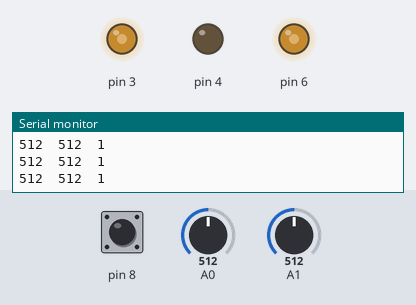
The sketch below on a simulated Arduino Uno, built with avr-gcc and run on an emulated ATmega328P. Shown: output pins drawn as LEDs (lit = HIGH), the last lines printed to the serial monitor. Inputs (shaded band) come from the test bench; at power-on: A0 = 512, A1 = 512, pin 8 HIGH.

Above: at 1.2 s.
1.3 s: A0 set to 716
At 2.3 s:
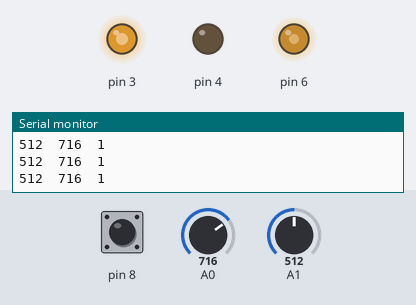
2.8 s: A1 set to 716
At 3.8 s:
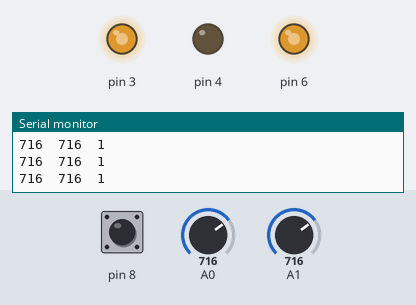
4.3 s: pin 8 pulled LOW for 0.15 s
At 4.43 s:
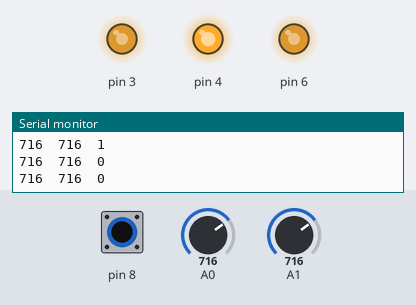
6.0 s: A0 set to 900
At 7.0 s:
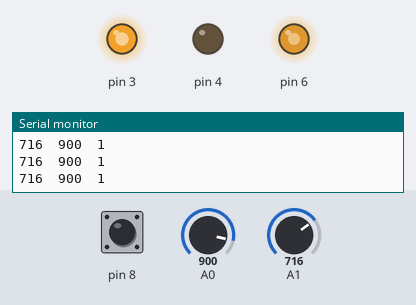
7.5 s: A1 set to 1023
At 8.5 s:
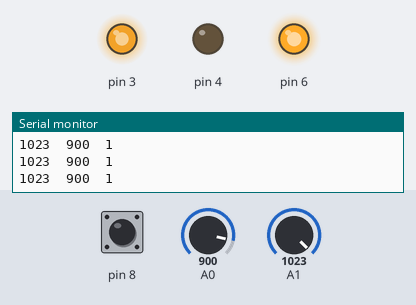
9.0 s: A0 set to 0
At 10.1 s:
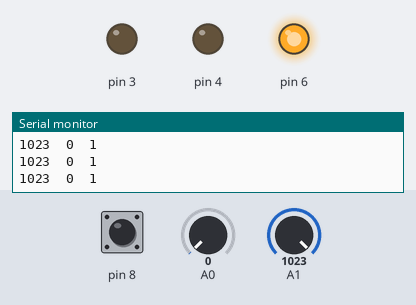
Timing chart, 0 to 11.5 s (numbered marks = the images above; inputs shaded):
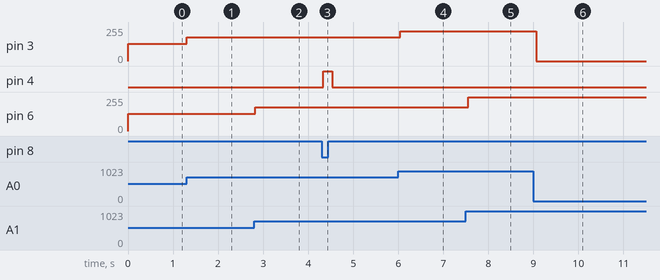

Measured:
- after the input at 1.3 s, pin 3: 128/255 → 179/255 at once
- after the input at 2.8 s, pin 6: 128/255 → 179/255 at once
- after the input at 4.3 s, pin 4: LOW → HIGH at once, → LOW 0.20 s later
- after the input at 6.0 s, pin 3: 179/255 → 225/255 at once
- after the input at 7.5 s, pin 6: 179/255 → 255/255 after 0.05 s
- after the input at 9.0 s, pin 3: 225/255 → 0/255 after 0.06 s

The sketch:

sensor_test.ino
```cpp
void setup()
{
  Serial.begin(9600); //시리얼 통신을 하기위한 통신속도설정
  pinMode(8, INPUT_PULLUP);
  pinMode(6,OUTPUT);
  pinMode(4,OUTPUT);
  pinMode(3,OUTPUT);
}
void loop()
{
  int x=analogRead(A1);
  int y=analogRead(A0);
  int c=digitalRead(8);
  Serial.print(x); // X축 값이 표기됩니다
  Serial.print("  ");           //숫자가 헷깔리지않토록 중간에 공백칸을 두었습니다.
  Serial.print(y); // X축 값이 표기 됩니다.
  Serial.print("  ");           //숫자가 헷깔리지않토록 중간에 공백칸을 두었습니다
  Serial.println(c); // Z축(스위치) 값이 표기됩니다.
  analogWrite(6,x/4);
  analogWrite(3,y/4);
  if(c==1){
    digitalWrite(4,LOW);
  }
  else{
    digitalWrite(4,HIGH);
  }
  delay(100);
}
```
